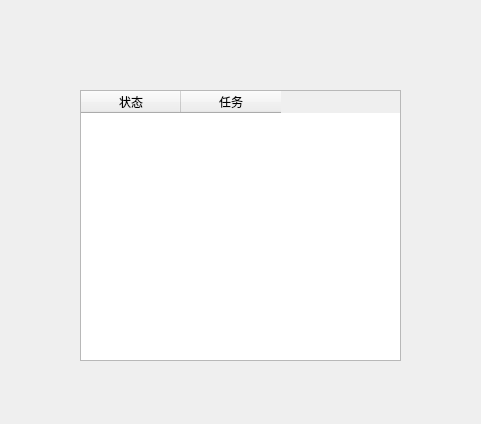
<?xml version="1.0" encoding="UTF-8"?>
<ui version="4.0">
 <class>TaskListDialog</class>
 <widget class="QWidget" name="TaskListDialog">
  <property name="geometry">
   <rect>
    <x>0</x>
    <y>0</y>
    <width>481</width>
    <height>424</height>
   </rect>
  </property>
  <property name="windowTitle">
   <string notr="true">任务列表</string>
  </property>
  <widget class="QWidget" name="verticalLayoutWidget">
   <property name="geometry">
    <rect>
     <x>80</x>
     <y>90</y>
     <width>321</width>
     <height>271</height>
    </rect>
   </property>
   <layout class="QVBoxLayout" name="verticalLayout">
    <item>
     <widget class="QTableWidget" name="todolist">
      <column>
       <property name="text">
        <string>状态</string>
       </property>
      </column>
      <column>
       <property name="text">
        <string>任务</string>
       </property>
      </column>
     </widget>
    </item>
   </layout>
  </widget>
 </widget>
 <resources/>
 <connections/>
</ui>
